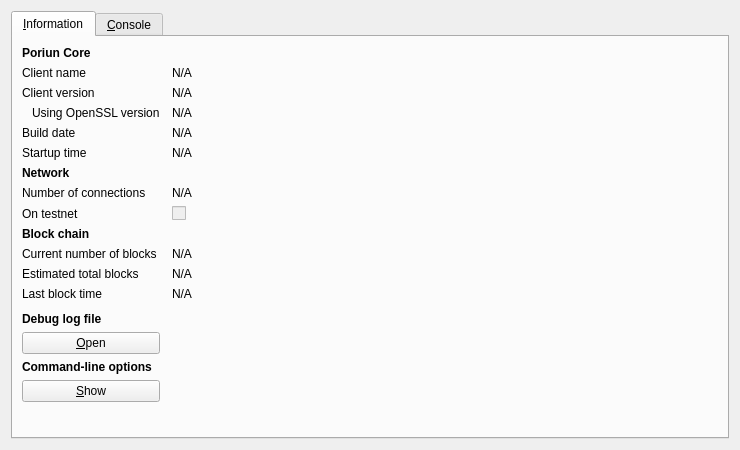
<?xml version="1.0" encoding="UTF-8"?>
<ui version="4.0">
 <class>RPCConsole</class>
 <widget class="QDialog" name="RPCConsole">
  <property name="geometry">
   <rect>
    <x>0</x>
    <y>0</y>
    <width>740</width>
    <height>450</height>
   </rect>
  </property>
  <property name="windowTitle">
   <string>Poriun - Debug window</string>
  </property>
  <layout class="QVBoxLayout" name="verticalLayout_2">
   <item>
    <widget class="QTabWidget" name="tabWidget">
     <property name="currentIndex">
      <number>0</number>
     </property>
     <widget class="QWidget" name="tab_info">
      <attribute name="title">
       <string>&amp;Information</string>
      </attribute>
      <layout class="QGridLayout" name="gridLayout" columnstretch="0,1">
       <property name="horizontalSpacing">
        <number>12</number>
       </property>
       <item row="0" column="0">
        <widget class="QLabel" name="label_9">
         <property name="font">
          <font>
           <weight>75</weight>
           <bold>true</bold>
          </font>
         </property>
         <property name="text">
          <string>Poriun Core</string>
         </property>
        </widget>
       </item>
       <item row="1" column="0">
        <widget class="QLabel" name="label_5">
         <property name="text">
          <string>Client name</string>
         </property>
        </widget>
       </item>
       <item row="1" column="1">
        <widget class="QLabel" name="clientName">
         <property name="cursor">
          <cursorShape>IBeamCursor</cursorShape>
         </property>
         <property name="text">
          <string>N/A</string>
         </property>
         <property name="textFormat">
          <enum>Qt::PlainText</enum>
         </property>
         <property name="textInteractionFlags">
          <set>Qt::LinksAccessibleByMouse|Qt::TextSelectableByKeyboard|Qt::TextSelectableByMouse</set>
         </property>
        </widget>
       </item>
       <item row="2" column="0">
        <widget class="QLabel" name="label_6">
         <property name="text">
          <string>Client version</string>
         </property>
        </widget>
       </item>
       <item row="2" column="1">
        <widget class="QLabel" name="clientVersion">
         <property name="cursor">
          <cursorShape>IBeamCursor</cursorShape>
         </property>
         <property name="text">
          <string>N/A</string>
         </property>
         <property name="textFormat">
          <enum>Qt::PlainText</enum>
         </property>
         <property name="textInteractionFlags">
          <set>Qt::LinksAccessibleByMouse|Qt::TextSelectableByKeyboard|Qt::TextSelectableByMouse</set>
         </property>
        </widget>
       </item>
       <item row="3" column="0">
        <widget class="QLabel" name="label_14">
         <property name="text">
          <string>Using OpenSSL version</string>
         </property>
         <property name="indent">
          <number>10</number>
         </property>
        </widget>
       </item>
       <item row="3" column="1">
        <widget class="QLabel" name="openSSLVersion">
         <property name="cursor">
          <cursorShape>IBeamCursor</cursorShape>
         </property>
         <property name="text">
          <string>N/A</string>
         </property>
         <property name="textFormat">
          <enum>Qt::PlainText</enum>
         </property>
         <property name="textInteractionFlags">
          <set>Qt::LinksAccessibleByMouse|Qt::TextSelectableByKeyboard|Qt::TextSelectableByMouse</set>
         </property>
        </widget>
       </item>
       <item row="4" column="0">
        <widget class="QLabel" name="label_12">
         <property name="text">
          <string>Build date</string>
         </property>
        </widget>
       </item>
       <item row="4" column="1">
        <widget class="QLabel" name="buildDate">
         <property name="cursor">
          <cursorShape>IBeamCursor</cursorShape>
         </property>
         <property name="text">
          <string>N/A</string>
         </property>
         <property name="textFormat">
          <enum>Qt::PlainText</enum>
         </property>
         <property name="textInteractionFlags">
          <set>Qt::LinksAccessibleByMouse|Qt::TextSelectableByKeyboard|Qt::TextSelectableByMouse</set>
         </property>
        </widget>
       </item>
       <item row="5" column="0">
        <widget class="QLabel" name="label_13">
         <property name="text">
          <string>Startup time</string>
         </property>
        </widget>
       </item>
       <item row="5" column="1">
        <widget class="QLabel" name="startupTime">
         <property name="cursor">
          <cursorShape>IBeamCursor</cursorShape>
         </property>
         <property name="text">
          <string>N/A</string>
         </property>
         <property name="textFormat">
          <enum>Qt::PlainText</enum>
         </property>
         <property name="textInteractionFlags">
          <set>Qt::LinksAccessibleByMouse|Qt::TextSelectableByKeyboard|Qt::TextSelectableByMouse</set>
         </property>
        </widget>
       </item>
       <item row="6" column="0">
        <widget class="QLabel" name="label_11">
         <property name="font">
          <font>
           <weight>75</weight>
           <bold>true</bold>
          </font>
         </property>
         <property name="text">
          <string>Network</string>
         </property>
        </widget>
       </item>
       <item row="7" column="0">
        <widget class="QLabel" name="label_7">
         <property name="text">
          <string>Number of connections</string>
         </property>
        </widget>
       </item>
       <item row="7" column="1">
        <widget class="QLabel" name="numberOfConnections">
         <property name="cursor">
          <cursorShape>IBeamCursor</cursorShape>
         </property>
         <property name="text">
          <string>N/A</string>
         </property>
         <property name="textFormat">
          <enum>Qt::PlainText</enum>
         </property>
         <property name="textInteractionFlags">
          <set>Qt::LinksAccessibleByMouse|Qt::TextSelectableByKeyboard|Qt::TextSelectableByMouse</set>
         </property>
        </widget>
       </item>
       <item row="8" column="0">
        <widget class="QLabel" name="label_8">
         <property name="text">
          <string>On testnet</string>
         </property>
        </widget>
       </item>
       <item row="8" column="1">
        <widget class="QCheckBox" name="isTestNet">
         <property name="enabled">
          <bool>false</bool>
         </property>
         <property name="text">
          <string/>
         </property>
        </widget>
       </item>
       <item row="9" column="0">
        <widget class="QLabel" name="label_10">
         <property name="font">
          <font>
           <weight>75</weight>
           <bold>true</bold>
          </font>
         </property>
         <property name="text">
          <string>Block chain</string>
         </property>
        </widget>
       </item>
       <item row="10" column="0">
        <widget class="QLabel" name="label_3">
         <property name="text">
          <string>Current number of blocks</string>
         </property>
        </widget>
       </item>
       <item row="10" column="1">
        <widget class="QLabel" name="numberOfBlocks">
         <property name="cursor">
          <cursorShape>IBeamCursor</cursorShape>
         </property>
         <property name="text">
          <string>N/A</string>
         </property>
         <property name="textFormat">
          <enum>Qt::PlainText</enum>
         </property>
         <property name="textInteractionFlags">
          <set>Qt::LinksAccessibleByMouse|Qt::TextSelectableByKeyboard|Qt::TextSelectableByMouse</set>
         </property>
        </widget>
       </item>
       <item row="11" column="0">
        <widget class="QLabel" name="label_4">
         <property name="text">
          <string>Estimated total blocks</string>
         </property>
        </widget>
       </item>
       <item row="11" column="1">
        <widget class="QLabel" name="totalBlocks">
         <property name="cursor">
          <cursorShape>IBeamCursor</cursorShape>
         </property>
         <property name="text">
          <string>N/A</string>
         </property>
         <property name="textFormat">
          <enum>Qt::PlainText</enum>
         </property>
         <property name="textInteractionFlags">
          <set>Qt::LinksAccessibleByMouse|Qt::TextSelectableByKeyboard|Qt::TextSelectableByMouse</set>
         </property>
        </widget>
       </item>
       <item row="12" column="0">
        <widget class="QLabel" name="label_2">
         <property name="text">
          <string>Last block time</string>
         </property>
        </widget>
       </item>
       <item row="12" column="1">
        <widget class="QLabel" name="lastBlockTime">
         <property name="cursor">
          <cursorShape>IBeamCursor</cursorShape>
         </property>
         <property name="text">
          <string>N/A</string>
         </property>
         <property name="textFormat">
          <enum>Qt::PlainText</enum>
         </property>
         <property name="textInteractionFlags">
          <set>Qt::LinksAccessibleByMouse|Qt::TextSelectableByKeyboard|Qt::TextSelectableByMouse</set>
         </property>
        </widget>
       </item>
       <item row="13" column="0">
        <spacer name="verticalSpacer_2">
         <property name="orientation">
          <enum>Qt::Vertical</enum>
         </property>
         <property name="sizeHint" stdset="0">
          <size>
           <width>20</width>
           <height>20</height>
          </size>
         </property>
        </spacer>
       </item>
       <item row="14" column="0">
        <widget class="QLabel" name="labelDebugLogfile">
         <property name="font">
          <font>
           <weight>75</weight>
           <bold>true</bold>
          </font>
         </property>
         <property name="text">
          <string>Debug log file</string>
         </property>
        </widget>
       </item>
       <item row="15" column="0">
        <widget class="QPushButton" name="openDebugLogfileButton">
         <property name="toolTip">
          <string>Open the Poriun debug log file from the current data directory. This can take a few seconds for large log files.</string>
         </property>
         <property name="text">
          <string>&amp;Open</string>
         </property>
         <property name="autoDefault">
          <bool>false</bool>
         </property>
        </widget>
       </item>
       <item row="16" column="0">
        <widget class="QLabel" name="labelCLOptions">
         <property name="font">
          <font>
           <weight>75</weight>
           <bold>true</bold>
          </font>
         </property>
         <property name="text">
          <string>Command-line options</string>
         </property>
        </widget>
       </item>
       <item row="17" column="0">
        <widget class="QPushButton" name="showCLOptionsButton">
         <property name="toolTip">
          <string>Show the Poriun-Qt help message to get a list with possible Poriun command-line options.</string>
         </property>
         <property name="text">
          <string>&amp;Show</string>
         </property>
         <property name="autoDefault">
          <bool>false</bool>
         </property>
        </widget>
       </item>
       <item row="18" column="0">
        <spacer name="verticalSpacer">
         <property name="orientation">
          <enum>Qt::Vertical</enum>
         </property>
         <property name="sizeHint" stdset="0">
          <size>
           <width>20</width>
           <height>40</height>
          </size>
         </property>
        </spacer>
       </item>
      </layout>
     </widget>
     <widget class="QWidget" name="tab_console">
      <attribute name="title">
       <string>&amp;Console</string>
      </attribute>
      <layout class="QVBoxLayout" name="verticalLayout_3">
       <property name="spacing">
        <number>3</number>
       </property>
       <item>
        <widget class="QTextEdit" name="messagesWidget">
         <property name="minimumSize">
          <size>
           <width>0</width>
           <height>100</height>
          </size>
         </property>
         <property name="readOnly">
          <bool>true</bool>
         </property>
         <property name="tabKeyNavigation" stdset="0">
          <bool>false</bool>
         </property>
         <property name="columnCount" stdset="0">
          <number>2</number>
         </property>
        </widget>
       </item>
       <item>
        <layout class="QHBoxLayout" name="horizontalLayout">
         <property name="spacing">
          <number>3</number>
         </property>
         <item>
          <widget class="QLabel" name="label">
           <property name="text">
            <string notr="true">&gt;</string>
           </property>
          </widget>
         </item>
         <item>
          <widget class="QLineEdit" name="lineEdit"/>
         </item>
         <item>
          <widget class="QPushButton" name="clearButton">
           <property name="maximumSize">
            <size>
             <width>24</width>
             <height>24</height>
            </size>
           </property>
           <property name="toolTip">
            <string>Clear console</string>
           </property>
           <property name="text">
            <string/>
           </property>
           <property name="icon">
            <iconset resource="../bitcoin.qrc">
             <normaloff>:/icons/remove</normaloff>:/icons/remove</iconset>
           </property>
           <property name="shortcut">
            <string notr="true">Ctrl+L</string>
           </property>
           <property name="autoDefault">
            <bool>false</bool>
           </property>
          </widget>
         </item>
        </layout>
       </item>
      </layout>
     </widget>
    </widget>
   </item>
  </layout>
 </widget>
 <resources>
  <include location="../bitcoin.qrc"/>
 </resources>
 <connections/>
</ui>
